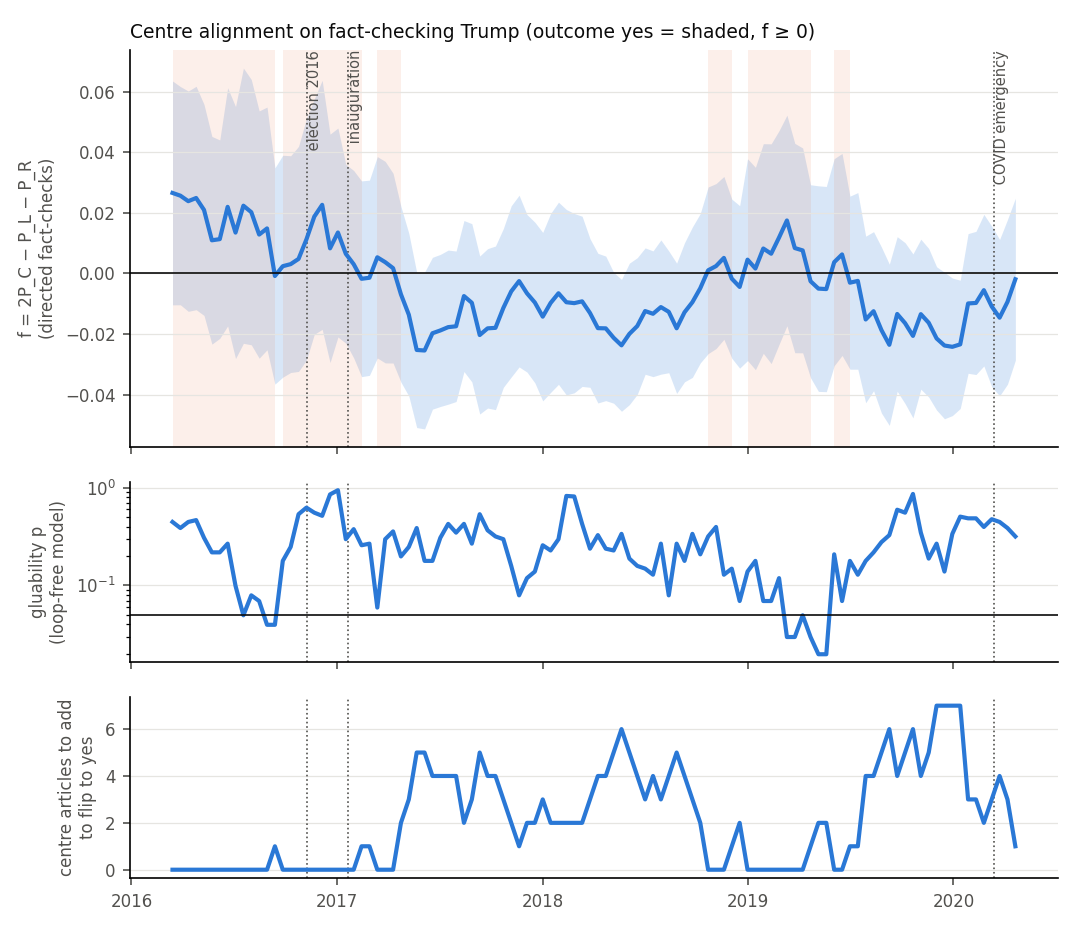

Here is the Python script that generated this plot:
"""Gluability -> outcome map on streaming corpora, and what would have flipped the outcome.

Stream: AllSides Trump coverage, sliding 26-week windows every 2 weeks, June 2015 - July 2020 (corpus 1 = window
before an event, corpus 2 = window after).
Binary outcome (probability layer):  O = [f >= 0],  f = 2 P_C - P_L - P_R,  P_s = share of side s's Trump articles
with a DIRECTED fact-check sentence ("Trump falsely said ..."). O = yes: the centre fact-checks Trump at least as much
as the midpoint of left and right (it sits with the left); no: it sits with the right.
Gluability of the window: does the side x topic x outcome table fit the glued (no-three-way, loop-free) model?
Parametric-bootstrap p of G^2 (sparse cells), 200 draws.
Counterfactual ("what more could have been done"): the smallest number of centre articles that would flip O,
  relabel:  k_rel = ceil(|f| n_C / 2)  existing centre articles change label;
  add:      k_add = extra directed centre articles needed, (x_C + k)/(n_C + k) >= m, m = (P_L + P_R)/2.
AMB layer: the possibilistic outcome 'a directed fact-check of Trump is possible for the centre on topic t'
(count > 0) before / after each event, and the exact evidence needed to make it impossible under the glued model
(co-facial set, strata.py) versus the saturated model (the cell alone).
Data via ALLSIDES_DIR.
"""
import os, sys, json, math, datetime
here = os.path.dirname(os.path.abspath(__file__))
sys.path[:0] = [os.path.join(here, "../.."), here]
import numpy as np
from scipy import stats
import load
from amb_vigneaux.strata import ipf, design, exact_toggle

SIDES = ("left", "center", "right")
GROUPS = ["elections", "politics", "foreign", "justice", "immigration", "media", "economy", "healthcare"]
MARG = [(0, 1), (0, 2), (1, 2)]
EVENTS = {"election 2016": "2016-11-08", "inauguration": "2017-01-20", "COVID emergency": "2020-03-13"}
rng = np.random.default_rng(0)


def table(rows, key="outcome_dir"):
    N = np.zeros((3, len(GROUPS), 2))
    for r in rows:
        if r["group"] in GROUPS:
            N[SIDES.index(r["side"]), GROUPS.index(r["group"]), 0 if r[key] else 1] += 1
    return N


def glue_p(N, B=200):
    live = N.sum(2) > 0
    M = ipf(N + 1e-9 * live[..., None], MARG)
    def g2(A, F):
        m = (A > 0) & (F > 0)
        return 2 * float((A[m] * np.log(A[m] / F[m])).sum())
    g0 = g2(N, M); n = int(N.sum()); p = (M / M.sum()).ravel(); null = []
    for _ in range(B):
        S = rng.multinomial(n, p).reshape(N.shape).astype(float)
        null.append(g2(S, ipf(S + 1e-9 * (S.sum(2) > 0)[..., None], MARG)))
    return float((1 + (np.array(null) >= g0).sum()) / (B + 1)), g0


def outcome(rows, key="outcome_dir"):
    x = {s: sum(r[key] for r in rows if r["side"] == s) for s in SIDES}
    n = {s: sum(1 for r in rows if r["side"] == s) for s in SIDES}
    P = {s: x[s] / n[s] for s in SIDES}
    f = 2 * P["center"] - P["left"] - P["right"]
    se = math.sqrt(4 * P["center"] * (1 - P["center"]) / n["center"] + sum(P[s] * (1 - P[s]) / n[s] for s in ("left", "right")))
    m = (P["left"] + P["right"]) / 2
    k_rel = math.ceil(abs(f) * n["center"] / 2)
    if f < 0:
        k_add = math.ceil(max(0.0, (m * n["center"] - x["center"]) / (1 - m)))
    else:                                              # to flip yes -> no, add non-directed centre articles
        k_add = math.ceil(max(0.0, x["center"] / m - n["center"])) if m > 0 else 0
    return dict(P=P, n=n, x=x, f=f, se=se, yes=bool(f >= 0), p_yes=float(stats.norm.cdf(f / se)) if se > 0 else float(f >= 0),
                k_relabel=k_rel, k_add=k_add)


def decompose(pre, post, key="outcome_dir"):
    """Delta f = RATE part (topic-specific rates changed, topic mix held at the average) + MIX part (topic mix changed,
    rates held at the average); Kitagawa decomposition per side, combined with the weights (-1, 2, -1)."""
    coef = {"left": -1.0, "center": 2.0, "right": -1.0}; rate = mix = 0.0
    for s in SIDES:
        def cell(rows):
            n = np.array([sum(1 for r in rows if r["side"] == s and r["group"] == g) for g in GROUPS], float)
            x = np.array([sum(r[key] for r in rows if r["side"] == s and r["group"] == g) for g in GROUPS], float)
            return n / n.sum(), np.where(n > 0, x / np.maximum(n, 1), 0.0)
        w0, p0 = cell(pre); w1, p1 = cell(post)
        rate += coef[s] * float(((w0 + w1) / 2 * (p1 - p0)).sum()); mix += coef[s] * float(((p0 + p1) / 2 * (w1 - w0)).sum())
    return dict(rate=rate, mix=mix)


def amb_centre(rows):
    N = table(rows); cen = {}
    live = N.sum(2) > 0
    M = ipf(N + 1e-9 * live[..., None], MARG); p = (M / M.sum()).ravel(); A, cells = design(N.shape, MARG)
    for j, g in enumerate(GROUPS):
        possible = N[1, j, 0] > 0
        entry = dict(possible=bool(possible), count=int(N[1, j, 0]), n=int(N[1, j].sum()))
        if possible:
            e = exact_toggle(A, p, cells.index((1, j, 0)))
            entry.update(saturated=float(N.sum() * p[cells.index((1, j, 0))]), glued=float(N.sum() * e["mass"]),
                         glued_set=len(e["forced"]))
        cen[g] = entry
    return cen


if __name__ == "__main__":
    R = [r for r in load.load() if r["group"] in GROUPS]
    W = datetime.timedelta(weeks=26); step = datetime.timedelta(weeks=2)
    t = datetime.date(2015, 12, 14); end = max(r["date"] for r in R)
    stream = []
    while t + W <= end + datetime.timedelta(days=1):
        rows = [r for r in R if t <= r["date"] < t + W]
        o = outcome(rows); gp, g2 = glue_p(table(rows), B=100)
        stream.append(dict(start=str(t), mid=str(t + W / 2), glue_p=gp, G2=g2, **{k: v for k, v in o.items() if k not in ("P", "n", "x")},
                           P=o["P"], n=o["n"]))
        t += step
    fs = np.array([s["f"] for s in stream]); d_f = np.diff(fs[::13]) if len(fs) > 13 else np.diff(fs)
    print(f"stream: {len(stream)} windows of 26 weeks, step 2 weeks;  outcome yes in {np.mean([s['yes'] for s in stream]):.2f} of windows;"
          f"  glued (p > 0.05) in {np.mean([s['glue_p'] > 0.05 for s in stream]):.2f}")
    print(f"sd of f between non-overlapping windows: {d_f.std():.4f};  windows whose outcome is decided (|f| > 1.96 se):"
          f" {np.mean([abs(s['f']) > 1.96 * s['se'] for s in stream]):.2f}")
    ev = {}
    for name, ds in EVENTS.items():
        tau = datetime.date.fromisoformat(ds)
        pre = [r for r in R if tau - W <= r["date"] < tau]; post = [r for r in R if tau <= r["date"] < min(tau + W, end + datetime.timedelta(days=1))]
        ob, oa = outcome(pre), outcome(post)
        gb, ga = glue_p(table(pre))[0], glue_p(table(post))[0]
        cb, ca = amb_centre(pre), amb_centre(post)
        z = (oa["f"] - ob["f"]) / math.sqrt(ob["se"] ** 2 + oa["se"] ** 2)
        dec = decompose(pre, post)
        ev[name] = dict(before=dict(ob, glue_p=gb, amb=cb), after=dict(oa, glue_p=ga, amb=ca), z_change=z, decomposition=dec)
        print(f"\n== {name} ({ds})")
        for lab, o, g in (("before", ob, gb), ("after", oa, ga)):
            print(f"   {lab:6s}: P(directed) L/C/R " + "/".join(f"{o['P'][s]:.3f}" for s in SIDES) + f"  f {o['f']:+.4f} (se {o['se']:.4f})"
                  f"  outcome {'YES' if o['yes'] else 'no '} (P(yes) {o['p_yes']:.2f})  gluability p {g:.2f}"
                  f"  | to flip: relabel {o['k_relabel']} centre articles, or add {o['k_add']} (of n_C = {o['n']['center']})")
        print(f"   change of f: {oa['f'] - ob['f']:+.4f} (z {z:+.2f});  outcome {'changed' if ob['yes'] != oa['yes'] else 'did not change'};"
              f"  of which topic-rate change {dec['rate']:+.4f}, topic-mix change {dec['mix']:+.4f}")
        flips = [g for g in GROUPS if cb[g]["possible"] != ca[g]["possible"]]
        print(f"   AMB (centre: directed fact-check possible on topic): before {[g for g in GROUPS if cb[g]['possible']]}"
              f"  after {[g for g in GROUPS if ca[g]['possible']]}  -> toggled: {flips or 'none'}")
        near = sorted([(v["glued"], g) for g, v in ca.items() if v["possible"]])[:3]
        print("   nearest AMB toggles after (articles that must vanish; glued model vs the cell alone): " +
              "  ".join(f"{g} {v:.0f} vs {ca[g]['saturated']:.1f}" for v, g in near))
    json.dump(dict(stream=stream, events=ev), open(os.path.join(here, "stream_outcome_results.json"), "w"), indent=1, default=float)

    # figure: three aligned panels (no dual axis)
    import matplotlib; matplotlib.use("Agg"); import matplotlib.pyplot as plt, matplotlib.dates as mdates
    x = [datetime.date.fromisoformat(s["mid"][:10]) for s in stream]
    f = np.array([s["f"] for s in stream]); se = np.array([s["se"] for s in stream])
    ink, muted, blue, orange = "#0b0b0b", "#52514e", "#2a78d6", "#eb6834"
    fig, ax = plt.subplots(3, 1, figsize=(7.2, 6.2), sharex=True, gridspec_kw=dict(height_ratios=[2.2, 1, 1]))
    for a in ax:
        for sp in ("top", "right"):
            a.spines[sp].set_visible(False)
        a.tick_params(colors=muted, labelsize=8); a.grid(axis="y", color="#e6e5e1", lw=0.6)
        for name, ds in EVENTS.items():
            a.axvline(datetime.date.fromisoformat(ds), color=muted, lw=0.8, ls=":")
    ax[0].fill_between(x, f - 1.96 * se, f + 1.96 * se, color=blue, alpha=0.18, lw=0)
    ax[0].plot(x, f, color=blue, lw=2)
    ax[0].axhline(0, color=ink, lw=0.8)
    yes = f >= 0
    for i in range(len(x) - 1):
        if yes[i]:
            ax[0].axvspan(x[i], x[i + 1], color=orange, alpha=0.10, lw=0)
    for name, ds in EVENTS.items():
        ax[0].text(datetime.date.fromisoformat(ds), ax[0].get_ylim()[1], " " + name, fontsize=7, color=muted, va="top", rotation=90)
    ax[0].set_ylabel("f = 2P_C − P_L − P_R\n(directed fact-checks)", fontsize=8, color=muted)
    ax[0].set_title("Centre alignment on fact-checking Trump (outcome yes = shaded, f ≥ 0)", fontsize=9, color=ink, loc="left")
    ax[1].plot(x, [s["glue_p"] for s in stream], color=blue, lw=2); ax[1].axhline(0.05, color=ink, lw=0.8)
    ax[1].set_yscale("log"); ax[1].set_ylabel("gluability p\n(loop-free model)", fontsize=8, color=muted)
    ax[2].plot(x, [s["k_add"] if not s["yes"] else 0 for s in stream], color=blue, lw=2)
    ax[2].set_ylabel("centre articles to add\nto flip to yes", fontsize=8, color=muted)
    ax[2].xaxis.set_major_locator(mdates.YearLocator()); ax[2].xaxis.set_major_formatter(mdates.DateFormatter("%Y"))
    fig.tight_layout(); fig.savefig(os.path.join(here, "stream_outcome.pdf")); fig.savefig(os.path.join(here, "stream_outcome.png"), dpi=150)
